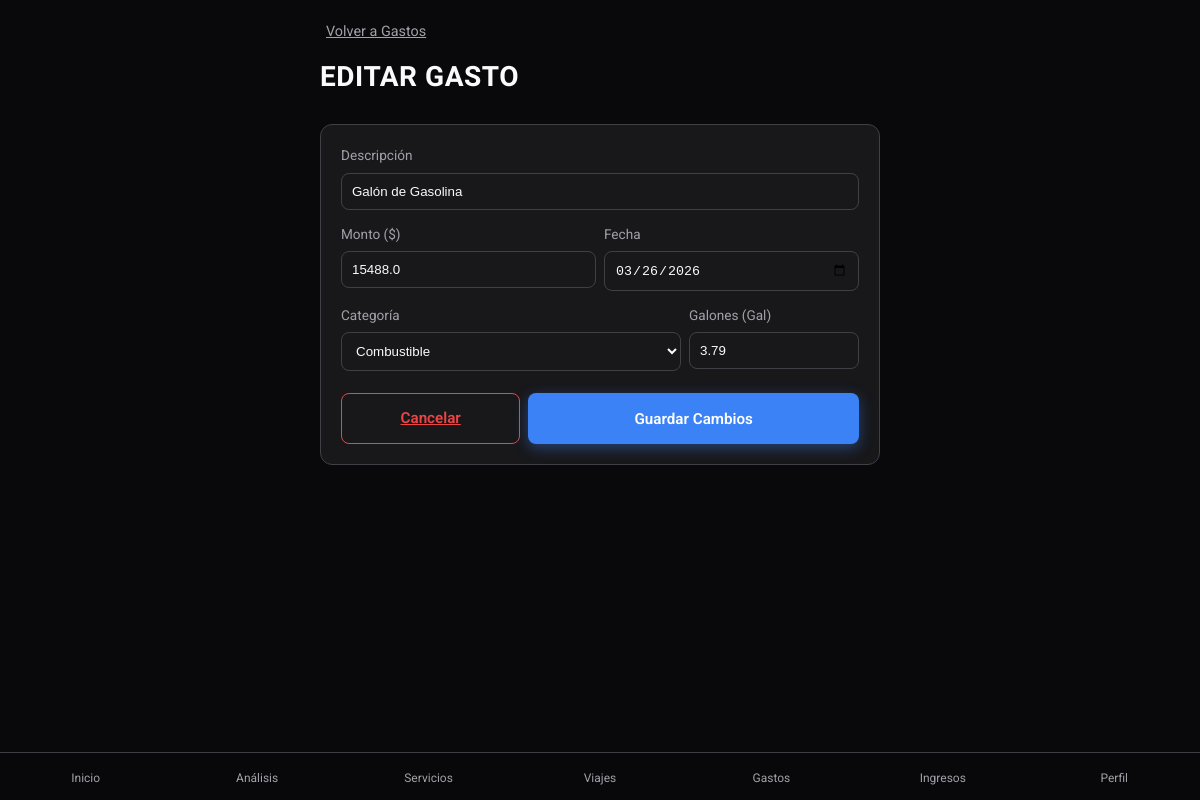
The app's page /expenses/edit/578547a5-9f3c-4a4e-ad18-affe25728985 with its own data.
### tables this page shows
CREATE TABLE expenses (
                id TEXT PRIMARY KEY,
                motorcycle_id TEXT NOT NULL,
                amount REAL NOT NULL,
                category TEXT NOT NULL,
                date TEXT NOT NULL,
                description TEXT, liters REAL DEFAULT 0.0,
                FOREIGN KEY (motorcycle_id) REFERENCES motorcycles (id)
            );

### app.py (the view)
    @app.route("/expenses/edit/<expense_id>", methods=["GET", "POST"])
    def edit_expense(expense_id):
        from expenses.services import expense_service
        from flask import request, redirect, url_for
        expense = expense_service.get_by_id(expense_id)
        if not expense:
            return redirect(url_for("expenses_view"))
        if request.method == "POST":
            expense_service.update_by_id(expense_id, request.form)
            return redirect(url_for("expenses_view"))
        return render_template("edit_expense.html", expense=expense)

### expenses/services.py (called while the page is built)
    def get_by_id(self, expense_id: str):
        conn = get_db_connection()
        try:
            cursor = conn.cursor()
            cursor.execute("SELECT * FROM expenses WHERE id = ?", (expense_id,))
            row = cursor.fetchone()
            if row:
                from .models import Expense
                expense = Expense(
                    motorcycle_id=row["motorcycle_id"],
                    amount=row["amount"],
                    category=row["category"],
                    date=row["date"],
                    description=row["description"],
                    liters=row["liters"] if "liters" in row.keys() else 0.0,
                )
                expense.id = row["id"]
                return expense
        finally:
            conn.close()
        return None

### infrastructure/db.py (called while the page is built)
def get_db_connection():
    conn = sqlite3.connect(DB_PATH)
    conn.row_factory = sqlite3.Row  # Permite acceder a las columnas por nombre
    return conn

### templates/edit_expense.html (shortened to what this page needs)
{% extends "base.html" %} {% block title %}Editar Gasto | MotoLog{% endblock %}
{% block content %}
<header class="fade-in" style="animation-delay: 0.1s">
  <a
    href="{{ url_for('expenses_view') }}"
    style="
      color: var(--text-secondary);
      font-size: 0.9rem;
      display: flex;
      align-items: center;
      gap: 6px;
      margin-bottom: 12px;
    "
  >
     Volver a Gastos
  </a>
  <h1 class="page-title">Editar Gasto</h1>
</header>
<section class="fade-in" style="animation-delay: 0.2s">
  <div class="card" style="padding: 20px">
    <form
      action="{{ url_for('edit_expense', expense_id=expense.id) }}"
      method="POST"
      style="display: flex; flex-direction: column; gap: 14px"
    >
      <div>
        <label
          style="
            font-size: 0.85rem;
            color: var(--text-secondary);
            margin-bottom: 6px;
            display: block;
          "
          >Descripción</label
        >
        <input
          type="text"
          name="description"
          value="{{ expense.description }}"
          required
          style="
            width: 100%;
            box-sizing: border-box;
            padding: 10px;
            border-radius: 8px;
            border: 1px solid var(--border-color);
            background: var(--bg-primary);
            color: var(--text-primary);
          "
        />
      </div>
      <div style="display: flex; gap: 8px">
        <div style="flex: 1">
          <label
            style="
              font-size: 0.85rem;
              color: var(--text-secondary);
              margin-bottom: 6px;
              display: block;
            "
            >Monto ($)</label
          >
          <input
            type="number"
            step="0.01"
            name="amount"
            value="{{ expense.amount }}"
            required
            style="
              width: 100%;
              box-sizing: border-box;
              padding: 10px;
              border-radius: 8px;
              border: 1px solid var(--border-color);
              background: var(--bg-primary);
              color: var(--text-primary);
            "
          />
        </div>
        <div style="flex: 1">
          <label
            style="
              font-size: 0.85rem;
              color: var(--text-secondary);
              margin-bottom: 6px;
              display: block;
            "
            >Fecha</label
          >
          <input
            type="date"
            name="date"
            value="{{ expense.date }}"
            required
            style="
              width: 100%;
              box-sizing: border-box;
              padding: 10px;
              border-radius: 8px;
              border: 1px solid var(--border-color);
              background: var(--bg-primary);
              color: var(--text-primary);
            "
          />
        </div>
      </div>
      <div style="display: flex; gap: 8px">
        <div style="flex: 2">
          <label style="font-size: 0.85rem; color: var(--text-secondary); margin-bottom: 6px; display: block;">Categoría</label>
          <select
            id="expenseCategoryEdit"
            name="category"
            onchange="toggleLitersEdit()"
            style="
              width: 100%;
              box-sizing: border-box;
              padding: 10px;
              border-radius: 8px;
              border: 1px solid var(--border-color);
              background: var(--bg-primary);
              color: var(--text-primary);
            "
          >
            <option value="Combustible" {% if expense.category == "Combustible" %}selected{% endif %}>Combustible</option>
          </select>
        </div>
        <div id="litersContainer" style="flex: 1; display: none;">
          <label style="font-size: 0.85rem; color: var(--text-secondary); margin-bottom: 6px; display: block;">Galones (Gal)</label>
          <input
            type="number"
            step="0.01"
            name="liters"
            value="{{ expense.liters }}"
            style="
              width: 100%;
              box-sizing: border-box;
              padding: 10px;
              border-radius: 8px;
              border: 1px solid var(--border-color);
              background: var(--bg-primary);
              color: var(--text-primary);
            "
          />
        </div>
      </div>
      <div style="display: flex; gap: 8px; margin-top: 8px">
        <a
          href="{{ url_for('expenses_view') }}"
          class="btn btn-secondary"
          style="flex: 1; text-align: center; padding: 12px"
          >Cancelar</a
        >
        <button
          type="submit"
          class="btn btn-primary"
          style="flex: 2; padding: 12px"
        >
          Guardar Cambios
        </button>
      </div>
    </form>
  </div>
</section>
{% endblock %}

### static/css/styles.css (style rules this page uses)
:root { --bg-color: #09090b; --bg-card: #18181b; --bg-card-hover: #27272a; --text-primary: #fafafa; --text-secondary: #a1a1aa; --accent-blue: #3b82f6; --accent-blue-hover: #2563eb; --accent-orange: #ef4444; --accent-orange-hover: #dc2626; --border-color: #3f3f46; --nav-bg: rgba(9, 9, 11, 0.85); --transition-speed: 0.3s; --border-radius: 12px; }
* { box-sizing: border-box; margin: 0; padding: 0; -webkit-tap-highlight-color: transparent; }
body { font-family: "Roboto", sans-serif; background-color: var(--bg-color); color: var(--text-primary); line-height: 1.6; min-height: 100vh; display: flex; flex-direction: column; }
.fade-in { animation: fadeIn 0.5s cubic-bezier(0.4, 0, 0.2, 1) forwards; }
h1, h2, h3, h4, h5, h6 { font-family: "Rajdhani", sans-serif; font-weight: 700; text-transform: uppercase; letter-spacing: 0.02em; }
.page-title { font-size: 1.75rem; margin-bottom: 24px; }
.card { background-color: var(--bg-card); border: 1px solid var(--border-color); border-radius: var(--border-radius); padding: 20px; margin-bottom: 16px; transition: transform var(--transition-speed), background-color var(--transition-speed), box-shadow var(--transition-speed); position: relative; overflow: hidden; }
.btn { display: inline-flex; align-items: center; justify-content: center; padding: 10px 20px; border-radius: 8px; font-weight: 600; font-size: 0.95rem; font-family: "Roboto", sans-serif; cursor: pointer; transition: all var(--transition-speed); border: none; outline: none; }
.btn-primary { background-color: var(--accent-blue); color: #fff; box-shadow: 0 4px 14px rgba(59, 130, 246, 0.4); }
.btn-secondary { background-color: transparent; color: var(--accent-orange); border: 1px solid var(--accent-orange); }

### records on screen
expenses: description "Galón de Gasolina", amount "15488.0", date "03/26/2026", category "Combustible", liters "3.79"
